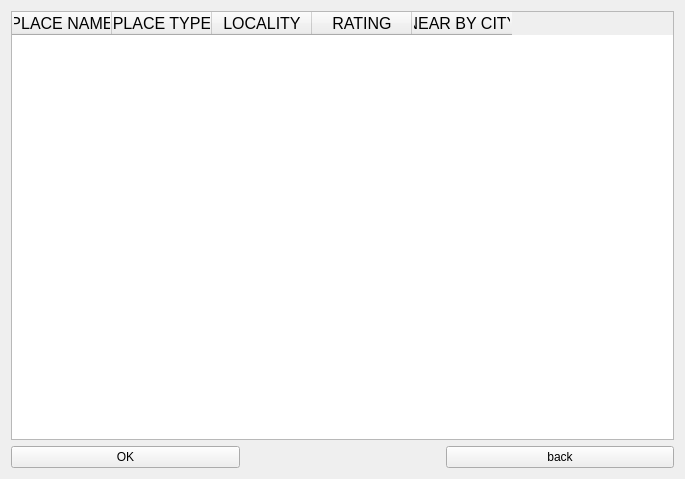
<?xml version="1.0" encoding="UTF-8"?>
<ui version="4.0">
 <class>Form</class>
 <widget class="QWidget" name="Form">
  <property name="geometry">
   <rect>
    <x>0</x>
    <y>0</y>
    <width>685</width>
    <height>479</height>
   </rect>
  </property>
  <property name="sizePolicy">
   <sizepolicy hsizetype="Preferred" vsizetype="Preferred">
    <horstretch>0</horstretch>
    <verstretch>0</verstretch>
   </sizepolicy>
  </property>
  <property name="contextMenuPolicy">
   <enum>Qt::DefaultContextMenu</enum>
  </property>
  <property name="windowTitle">
   <string>Form</string>
  </property>
  <layout class="QVBoxLayout" name="verticalLayout">
   <item>
    <widget class="QTableWidget" name="tableWidget">
     <property name="font">
      <font>
       <family>Nirmala UI</family>
       <pointsize>12</pointsize>
       <weight>50</weight>
       <italic>false</italic>
       <bold>false</bold>
      </font>
     </property>
     <property name="autoFillBackground">
      <bool>false</bool>
     </property>
     <property name="frameShape">
      <enum>QFrame::StyledPanel</enum>
     </property>
     <property name="lineWidth">
      <number>1</number>
     </property>
     <property name="midLineWidth">
      <number>0</number>
     </property>
     <property name="sizeAdjustPolicy">
      <enum>QAbstractScrollArea::AdjustToContents</enum>
     </property>
     <property name="gridStyle">
      <enum>Qt::DashLine</enum>
     </property>
     <property name="sortingEnabled">
      <bool>false</bool>
     </property>
     <column>
      <property name="text">
       <string>PLACE NAME</string>
      </property>
     </column>
     <column>
      <property name="text">
       <string>PLACE TYPE</string>
      </property>
     </column>
     <column>
      <property name="text">
       <string>LOCALITY</string>
      </property>
     </column>
     <column>
      <property name="text">
       <string>RATING</string>
      </property>
     </column>
     <column>
      <property name="text">
       <string>NEAR BY CITY</string>
      </property>
     </column>
    </widget>
   </item>
   <item>
    <layout class="QHBoxLayout" name="horizontalLayout">
     <item>
      <widget class="QPushButton" name="okbtn">
       <property name="maximumSize">
        <size>
         <width>1500000</width>
         <height>16777215</height>
        </size>
       </property>
       <property name="text">
        <string>OK</string>
       </property>
      </widget>
     </item>
     <item>
      <spacer name="horizontalSpacer">
       <property name="orientation">
        <enum>Qt::Horizontal</enum>
       </property>
       <property name="sizeType">
        <enum>QSizePolicy::Maximum</enum>
       </property>
       <property name="sizeHint" stdset="0">
        <size>
         <width>200</width>
         <height>20</height>
        </size>
       </property>
      </spacer>
     </item>
     <item>
      <widget class="QPushButton" name="cancelbtn">
       <property name="text">
        <string>back</string>
       </property>
      </widget>
     </item>
    </layout>
   </item>
  </layout>
 </widget>
 <resources/>
 <connections/>
</ui>
